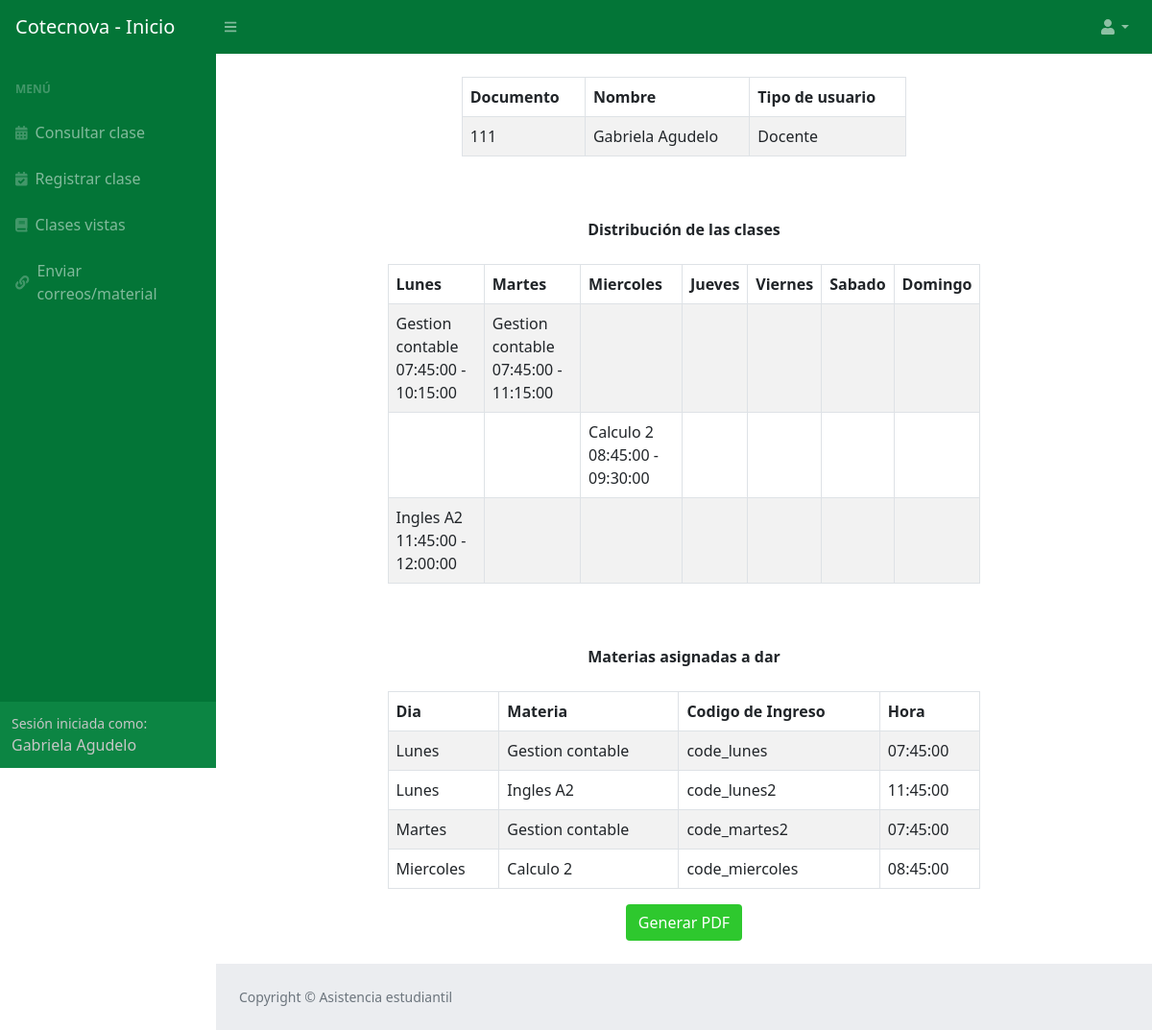
Page /consultar_clase.php (signed in) on the committed database.
### tables this page shows
CREATE TABLE `docente` (
  `id_docente` int(11) NOT NULL COMMENT 'Identificador del docente',
  `documento` varchar(45) NOT NULL COMMENT 'Documento del docente',
  `nombres` varchar(45) NOT NULL COMMENT 'Nombres del docente\n\n',
  `apellidos` varchar(45) NOT NULL COMMENT 'Apellidos del docente',
  `clave` varchar(45) NOT NULL COMMENT 'Clave del docente',
  `correo` varchar(255) NOT NULL COMMENT 'Correo del docente',
  `tipo_usuario_id_tipo_usuario` int(11) NOT NULL COMMENT 'Tipo de usuario',
  `estado` int(11) NOT NULL COMMENT 'Activo o inactivo'
);

CREATE TABLE `tipo_usuario` (
  `id_tipo_usuario` int(11) NOT NULL COMMENT 'Id del usuario',
  `nombre` varchar(45) NOT NULL COMMENT 'Nombre (Administrador, Estudiante o Docente)'
);

CREATE TABLE `clase` (
  `id_clase` int(11) NOT NULL COMMENT 'Id de la clase',
  `Dias_id_dia` int(11) NOT NULL COMMENT 'Id del dia',
  `hora` time NOT NULL COMMENT 'Hora de inicio de la clase',
  `horafin` time NOT NULL COMMENT 'Hora fin de la clase',
  `codigo` varchar(45) NOT NULL COMMENT 'Codigo de la clase',
  `Docente_id_docente` int(11) NOT NULL COMMENT 'Id del docente que la dara',
  `Aula_id_aula` int(11) NOT NULL COMMENT 'Id del aula en la que se vera',
  `Materia_id_materia` int(11) NOT NULL COMMENT 'Id de la materia que se vera',
  `Grupo_id_grupo` int(11) NOT NULL COMMENT 'Id del grupo asignado',
  `estado` int(11) NOT NULL COMMENT 'Estado de la clase'
);

CREATE TABLE `dias` (
  `id_dia` int(11) NOT NULL COMMENT 'Id el dia',
  `nombre` varchar(45) NOT NULL COMMENT 'Nombre del dia'
);

CREATE TABLE `materia` (
  `id_materia` int(11) NOT NULL COMMENT 'Id de la materia',
  `nombre` varchar(45) NOT NULL COMMENT 'Nombre de la materia',
  `estado` int(11) NOT NULL COMMENT 'Activo o inactivo'
);

### Modelo/MySQL.php (called while the page is built, shortened)
<?php
class MySQL{
    private $hostname  = "localhost";
    private $user = "root";
    private $password = "";
    private $database = "asistencia";
    private $conexion;
    public function conectar(){
        $this->conexion = mysqli_connect($this->hostname, $this->user, $this->password, $this->database);
    }
    public function efectuarConsulta($consulta){
        mysqli_query($this->conexion, "SET lc_time_names = 'es_ES'" );
        mysqli_query($this->conexion, "SET NAMES 'utf8'");
        mysqli_query($this->conexion, "SET CHARACTER 'utf8'");
       $this->resultadoConsulta = mysqli_query($this->conexion, $consulta);
        return $this->resultadoConsulta;
    }
}

### consultar_clase.php (the view, shortened to what this page needs)
<!DOCTYPE html>
<html lang="en">
<head>
    <link href="css/style2.css" rel="stylesheet" />
    <link href="css/styles.css" rel="stylesheet" />
</head>
<body class="sb-nav-fixed">
    <div id="container">
        <?php
        if (isset($_SESSION['tipousuario'])) {
            include("header_index.php");
        ?>
    </div>
    <?php
            require_once 'Modelo/MySQL.php';
            $mysql = new MySQL;
            $mysql->conectar();
            $id_docente = $_SESSION['idDocente'];
            $datosdocente = $mysql->efectuarConsulta("SELECT docente.id_docente, docente.nombres, docente.apellidos, docente.documento, docente.tipo_usuario_id_tipo_usuario, tipo_usuario.nombre from docente join tipo_usuario on tipo_usuario.id_tipo_usuario = docente.tipo_usuario_id_tipo_usuario where docente.id_docente = " . $id_docente . "");
            while ($valores1 = mysqli_fetch_assoc($datosdocente)) {
                $documento = $valores1['documento'];
                $nombres = $valores1['nombres'];
                $apellidos = $valores1['apellidos'];
                $apellidos = $valores1['apellidos'];
                $tipo_usuario = $valores1['nombre'];
            }
            $dhorario = $mysql->efectuarConsulta("SELECT docente.id_docente, clase.id_clase, clase.hora, clase.horafin, dias.id_dia, dias.nombre as nombredia, materia.nombre FROM docente join clase on clase.Docente_id_docente = docente.id_docente join dias on dias.id_dia = clase.Dias_id_dia join materia on materia.id_materia = clase.Materia_id_materia where docente.id_docente = " . $id_docente . " ORDER BY clase.hora, nombredia");
            $Amaterias = $mysql->efectuarConsulta("SELECT docente.id_docente, clase.hora, dias.id_dia, dias.nombre as nombrediaM, materia.nombre as nombremateria, clase.codigo FROM docente join clase on clase.Docente_id_docente = docente.id_docente join dias on dias.id_dia = clase.Dias_id_dia join materia on materia.id_materia = clase.Materia_id_materia where docente.id_docente = " . $id_docente . " order by dias.id_dia");
            $horario = [];
            while ($valores1 = mysqli_fetch_assoc($dhorario)) {
                $hora = $valores1['hora'];
                $horafin = $valores1['horafin'];
                if (!isset($horario[$hora])) {
                    $horario[$hora] = ['', '', '', '', '', '', ''];
                }
                $horario[$hora][$valores1['id_dia'] - 1] = $valores1['nombre'] . " " . $hora . " - " . $horafin;
            }
        }
        if ($_SESSION['tipousuario'] == 2) {
    ?>
    <br>
    <div id="layoutSidenav">
        <div id="layoutSidenav_content">
            <main>
                <div class="container-fluid px-4">
                    <div class="row">
                        <center>
                            <div class="col-md-6 col-md-offset-3">
                                <table id="" class="table table-striped table-bordered" style="width:100%">
                                    <thead>
                                        <tr>
                                            <th scope="col">Documento</th>
                                            <th scope="col">Nombre</th>
                                            <th scope="col">Tipo de usuario</th>
                                        </tr>
                                    </thead>
                                    <tbody>
                                        <tr>
                                            <td><?php echo $documento ?></td>
                                            <td><?php echo $nombres . " " . $apellidos ?></td>
                                            <td><?php echo $tipo_usuario ?></td>
                                        </tr>
                                    </tbody>
                                </table>
                            </div>
                        </center>
                    </div>
                    <br><br>
                    <center>
                        <b>
                            <p class="mb-4">Distribuci&oacute;n de las clases</p>
                        </b>
                    </center>
                    <div class="row">
                        <center>
                            <div class="col-md-8 col-md-offset-3">
                                <table id="" class="table table-striped table-bordered" style="width:100%">
                                    <thead>
                                        <tr>
                                            <th>Lunes</th>
                                            <th>Martes</th>
                                            <th>Miercoles</th>
                                            <th>Jueves</th>
                                            <th>Viernes</th>
                                            <th>Sabado</th>
                                            <th>Domingo</th>
                                        </tr>
                                    </thead>
                                    <tbody>
                                        <?php
                                        foreach ($horario as $hora => $dias) {
                                            echo "
                                                <tr>
                                                    <td>{$dias[0]}</td>
                                                    <td>{$dias[1]}</td>
                                                    <td>{$dias[2]}</td>
                                                    <td>{$dias[3]}</td>
                                                    <td>{$dias[4]}</td>
                                                    <td>{$dias[5]}</td>
                                                    <td></td>
                                                </tr>";
                                        }
                                        ?>
                                    </tbody>
                                </table>
                            </div>
                        </center>
                    </div>
                    <br><br>
                    <center>
                        <b>
                            <p class="mb-4">Materias asignadas a dar</p>
                        </b>
                    </center>
                    <div class="row">
                        <center>
                            <div class="col-md-8 col-md-offset-3">
                                <table id="" class="table table-striped table-bordered" style="width:100%">
                                    <thead>
                                        <tr>
                                            <th scope="col">Dia</th>
                                            <th scope="col">Materia</th>
                                            <th scope="col">Codigo de Ingreso</th>
                                            <th scope="col">Hora</th>
                                        </tr>
                                    </thead>
                                    <tbody>
                                        <tr>
                                            <?php
                                            while ($valores3 = mysqli_fetch_assoc($Amaterias)) {
                                            ?>
                                                <td><?php echo $valores3['nombrediaM'] ?></td>
                                                <td><?php echo $valores3['nombremateria'] ?></td>
                                                <td><?php echo $valores3['codigo'] ?></td>
                                                <td><?php echo $valores3['hora'] ?></td>
                                        </tr>
                                    <?php
                                            }
                                    ?>
                                    </tbody>
                                </table>
                            </div>
                            <div class="text-center">
                                <a class="btn" style="background-color: #2EC82E;color: white" href='Reportes/reporte.php' role="button"><i class="mdi mdi-file-plus"></i>Generar PDF</a>
                            </div>
                            <br>
                        </center>
                    </div>
                </div>
            </main>
            <footer class="py-4 bg-light mt-auto">
                <div class="container-fluid px-4">
                    <div class="d-flex align-items-center justify-content-between small">
                        <div class="text-muted">Copyright &copy; Asistencia estudiantil</div>
                    </div>
                </div>
            </footer>
        </div>
    </div>
<?php
        } else {
            header("refresh:0;url=login.php");
        }
?>
</body>
</html>

### rows in the picture
docente: documento "111", nombres "Gabriela", apellidos "Agudelo", tipo_usuario_id_tipo_usuario.nombre "Docente"
clase: Dias_id_dia.nombre "Lunes", Materia_id_materia.nombre "Gestion contable", codigo "code_lunes", hora "07:45:00"
clase: Dias_id_dia.nombre "Lunes", Materia_id_materia.nombre "Ingles A2", codigo "code_lunes2", hora "11:45:00"
clase: Dias_id_dia.nombre "Martes", Materia_id_materia.nombre "Gestion contable", codigo "code_martes2", hora "07:45:00"
clase: Dias_id_dia.nombre "Miercoles", Materia_id_materia.nombre "Calculo 2", codigo "code_miercoles", hora "08:45:00"

### other values in the picture
$_SESSION['nombre'] "Gabriela"
$_SESSION['apellido'] "Agudelo"
$dias[0] "Gestion contable 07:45:00 - 10:15:00"
$dias[1] "Gestion contable 07:45:00 - 11:15:00"
$dias[2] "Calculo 2 08:45:00 - 09:30:00"
$dias[0] "Ingles A2 11:45:00 - 12:00:00"
